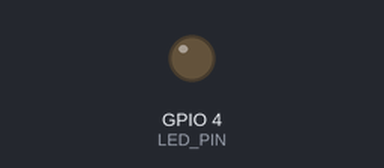
The program below on a simulated Raspberry Pi (BCM pin numbers). Shown: output pins drawn as LEDs (lit = HIGH).

Above: at 0.05 s.
At 0.95 s:
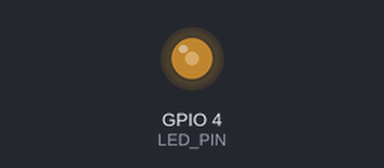
At 1.9 s:
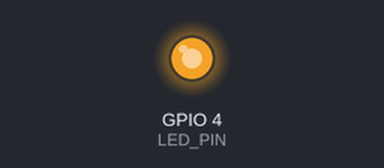
At 3.8 s:
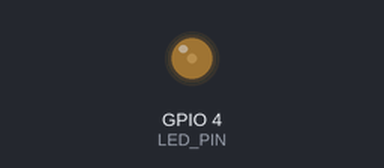
Timing chart, 0 to 5.3 s (numbered marks = the images above):
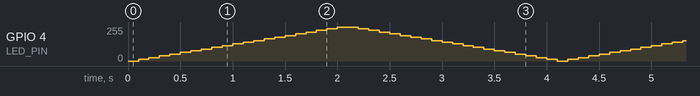

The program:

led_fade.py
```python
import RPi.GPIO as GPIO
import time

LED_PIN=4
GPIO.setmode(GPIO.BCM)
GPIO.setup(LED_PIN, GPIO.OUT)

#PWM인스턴스 생성  주파수 설정 (50hz)
#1초에 50번 사이클이 돌게 하겠다.
pwm = GPIO.PWM(LED_PIN, 50)
pwm.start(0) #duty cycle (0~100)

try:
    while True:
        for i in range(0, 101, 5): #start, end, step
            pwm.ChangeDutyCycle(i)
            time.sleep(0.1)
        for j in range(100, 1, -5):
            pwm.ChangeDutyCycle(j)
            time.sleep(0.1)

finally:
    pwm.stop()
    GPIO.cleanup()
    print('cleanup and exit')
```
